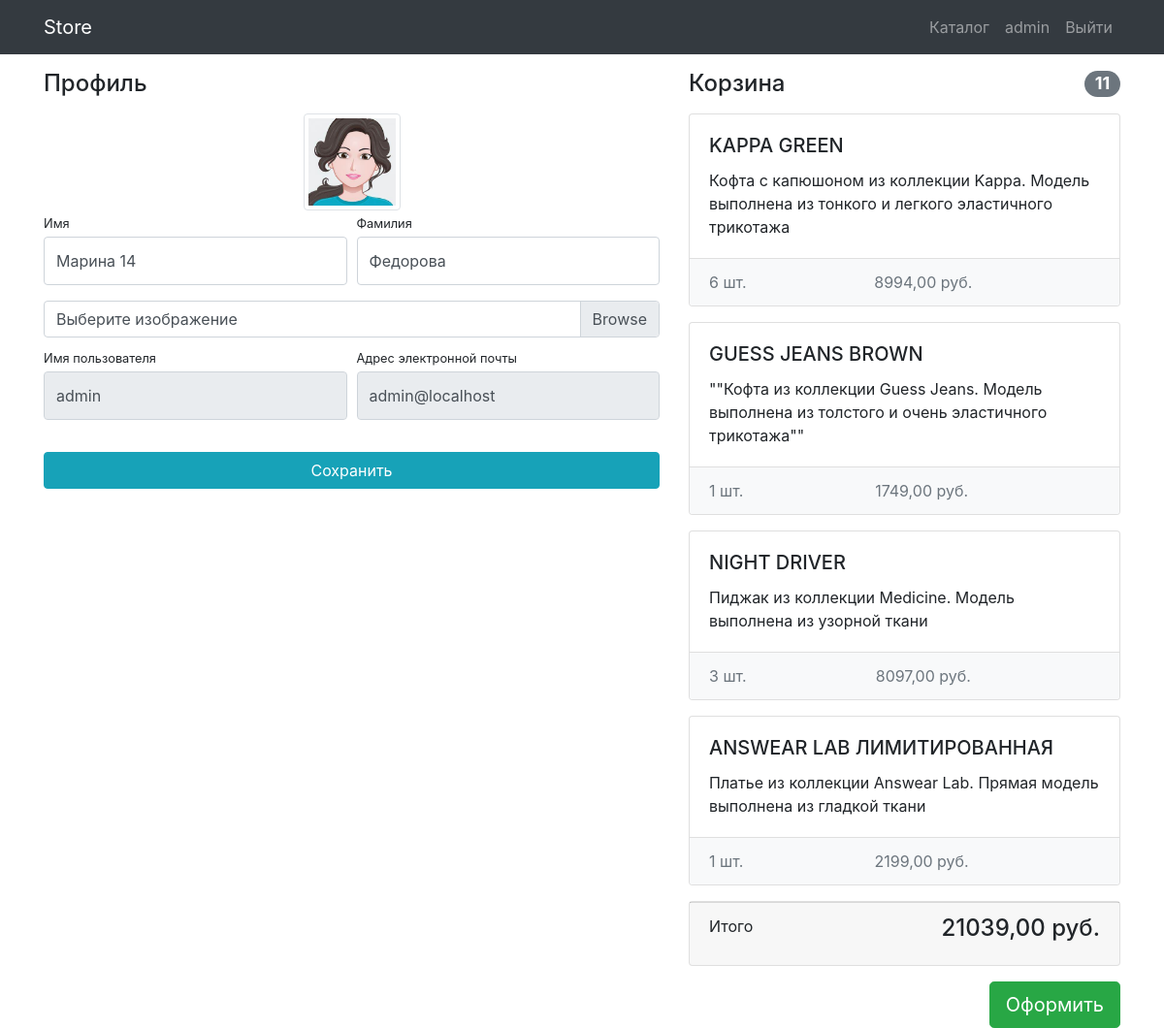
/users/profile/ (signed in), run on the app's committed database.
### users/models.py (models this page shows)
class User(AbstractUser):
    image = models.ImageField(upload_to='users_images', blank=True)

### products/models.py (models this page shows, shortened)
class Basket(models.Model):
    user = models.ForeignKey(User, on_delete=models.CASCADE, verbose_name='Пользователь')
    product = models.ForeignKey(Product, on_delete=models.CASCADE, verbose_name="Товар")
    quantity = models.PositiveIntegerField(default=0, verbose_name='Количество товара')
    create_database = models.DateTimeField(auto_now_add=True)
    def sum(self):
        return self.quantity * self.product.price
    class Meta:
        verbose_name = 'товар в корзину'
        verbose_name_plural = 'корзина'

class Product(models.Model):
    name = models.CharField(max_length=256, verbose_name='Название товара')
    image = models.ImageField(upload_to="products_images/", blank=True, verbose_name='Изображение')
    description = models.TextField(blank=True, verbose_name='Описание')
    short_description = models.CharField(max_length=100, blank=True, verbose_name='Краткое описание')
    price = models.DecimalField(max_digits=8, decimal_places=2, default=0, verbose_name='Цена')
    quantity = models.PositiveIntegerField(default=0, verbose_name='Количество')
    category = models.ForeignKey(ProductCategory, on_delete=models.CASCADE, verbose_name='Категория')
    class Meta:
        verbose_name = 'товар'
        verbose_name_plural = 'товары'

### users/views.py (the view)
# urls.py: path('profile/', views.profile, name='profile'),
@login_required(login_url='/users/login/')
def profile(request):
    user = request.user
    if request.method == "POST":
        form = UserProfileForm(data=request.POST, files=request.FILES, instance=user)
        if form.is_valid():
            form.save()
            return redirect('profile')
    else:
        form = UserProfileForm(instance=user)
    baskets = Basket.objects.filter(user=user)
    total_quantity = sum(basket.quantity for basket in baskets)  # sum([6, 1, 2]) => 9
    total_sum = sum(basket.sum() for basket in baskets)  # sum([8994, 1749, 5398])
    context = {
        'title': 'Store - Профиль',
        'form': form,
        'baskets': Basket.objects.filter(user=user),
        'total_quantity': total_quantity,
        'total_sum': total_sum
    }
    return render(request, 'users/profile.html', context)

### users/forms.py
class UserProfileForm(UserChangeForm):
    username = forms.CharField(widget=forms.TextInput(attrs={'readonly': True}))
    email = forms.CharField(widget=forms.EmailInput(attrs={'readonly': True}))
    image = forms.ImageField(widget=forms.FileInput(), required=False)
    class Meta:
        model = User
        fields = ('first_name', 'last_name', 'image', 'username', 'email')
    def __init__(self, *args, **kwargs):
        super().__init__(*args, **kwargs)
        for field in self.fields.values():
            field.widget.attrs['class'] = 'form-control py-4'
        self.fields['image'].widget.attrs['class'] = 'custom-file-input'

### users/templates/users/profile.html (shortened to what this page needs)
{% extends 'products/base.html' %}
{% load static %}
{% block css %}<link rel="stylesheet" href="{% static 'css/profile.css' %}">{% endblock %}
{% block content %}
<div class="container">
    <div class="row">
        <div class="col-lg-7">
            <h4 class="mt-3 mb-3">Профиль</h4>
            <div class="col-lg-12 text-center">
                <img width="100" height="100"
                     src="{% if user.image %} {{ user.image.url }} {% else %} {% static 'vendor/img/users/default.jpg' %} {% endif %}"
                     class="img-thumbnail">
            </div>
            <form action="{% url 'profile' %}" method="post" enctype="multipart/form-data">
                <div class="form-row">
                    <div class="col-lg-6">
                        <div class="form-group">
                            <label class="small mb-1" for="{{ form.first_name.id_for_label }}">Имя</label>
                            {{ form.first_name }}
                        </div>
                    </div>
                    <div class="col-lg-6">
                        <div class="form-group">
                            <label class="small mb-1" for="{{ form.last_name.id_for_label }}">Фамилия</label>
                            {{ form.last_name }}
                        </div>
                    </div>
                </div>
                <div class="form-row mb-2">
                    <div class="col-lg-12">
                        <div class="custom-file">
                            <label class="custom-file-label" for="{{ form.image.id_for_label }}">Выберите изображение</label>
                        </div>
                    </div>
                </div>
                <div class="form-row">
                    <div class="col-lg-6">
                        <label class="small mb-1" for="{{ form.username.id_for_label }}">Имя пользователя</label>
                        {{ form.username }}
                    </div>
                    <div class="col-lg-6">
                        <label class="small mb-1" for="{{ form.email.id_for_label }}">Адрес электронной
                            почты</label>
                       {{ form.email }}
                    </div>
                </div>
                <div class="form-row">
                    <div class="col-lg-12" style="margin-top: 33px;">
                        <input class="btn btn-info btn-block" type="submit" value="Сохранить">
                    </div>
                </div>
            </form>
        </div>
       {% include 'products/basket.html' %}
    </div>
</div>
{% endblock %}

### products/templates/products/base.html (shortened to what this page needs)
<!DOCTYPE html>
{% load static %}
<html lang="en">
<head>
    <link href="{% static 'vendor/bootstrap/css/bootstrap.min.css' %}" rel="stylesheet">
    {% block css %}{% endblock %}
</head>
<body>
<nav class="navbar navbar-expand-lg navbar-dark bg-dark fixed-top">
    <div class="container">
        <a class="navbar-brand" href="{% url 'index' %}">Store</a>
        <div class="collapse navbar-collapse" id="navbarResponsive">
            <ul class="navbar-nav ml-auto">
                <li class="nav-item">
                    <a class="nav-link" href="{% url 'products' %}">Каталог  </a>
                </li>
                {% if user.is_authenticated %}
                <li class="nav-item">
                    <a class="nav-link" href="{% url 'profile' %}">{{ user.username }}
                    </a>
                </li>
                <li class="nav-item">
                    <a class="nav-link" href="{% url 'logout' %}">Выйти </a>
                </li>
                {% else %}
                <li class="nav-item">
                <a class="nav-link" href="{% url 'login' %}">Войти <i class="fas fa-sign-in-alt"></i></a>
                </li>
                {% endif %}
            </ul>
        </div>
    </div>
</nav>
{% block content %}
{% endblock %}
</body>
</html>

### products/templates/products/basket.html (shortened to what this page needs)
{% if baskets %}
<div class="col-lg-5">
    <h4 class="mt-3 mb-3 d-flex justify-content-between align-items-center mb-3">
        Корзина <span class="badge badge-secondary badge-pill">{{ total_quantity }}</span>
    </h4>
    {% for basket in baskets %}
    <div class="card mb-3">
        <div class="card-body">
            <h5 class="card-title">{{ basket.product.name }}</h5>
            <p class="card-text">{{ basket.product.short_description }}</p>
        </div>
        <ul class="list-group list-group-flush">
            <li class="list-group-item d-flex justify-content-between lh-condensed bg-light">
                <span class="text-muted">{{ basket.quantity }} шт.</span>
                <span class="text-muted">{{ basket.sum }} руб.</span>
            </li>
        </ul>
    </div>
    {% endfor %}
    <div class="card mb-3">
        <div class="card-footer">
            <p class="float-left">Итого</p>
            <h4 class="float-right">{{ total_sum }} руб.</h4>
        </div>
    </div>
    <a href="{% url 'order-create' %}" class="btn btn-success btn-lg float-right">Оформить</a>
</div>
{% else %}
<div class="col-lg-5">
    <h4 class="mt-3 mb-3 text-center">Корзина пуста</h4>
</div>
{% endif %}

### products/static/css/profile.css (style rules this page uses)
body { padding-top: 56px; }

### data on the page
User: username "admin", image (picture), first_name "Марина 14", last_name "Федорова", email "admin@localhost"
Basket: product.name "KAPPA GREEN", product.short_description "Кофта с капюшоном из коллекции Kappa. Модель выполнена из тонкого и легкого эластичного трикотажа", quantity "6", sum "8994,00"
Basket: product.name "GUESS JEANS BROWN", product.short_description "\"\"Кофта из коллекции Guess Jeans. Модель выполнена из толстого и очень эластичного трикотажа\"\"", quantity "1", sum "1749,00"
Basket: product.name "NIGHT DRIVER", product.short_description "Пиджак из коллекции Medicine. Модель выполнена из узорной ткани", quantity "3", sum "8097,00"
Basket: product.name "ANSWEAR LAB ЛИМИТИРОВАННАЯ", product.short_description "Платье из коллекции Answear Lab. Прямая модель выполнена из гладкой ткани", quantity "1", sum "2199,00"

### other printed values
{{ total_quantity }} "11"
{{ total_sum }} "21039,00"
